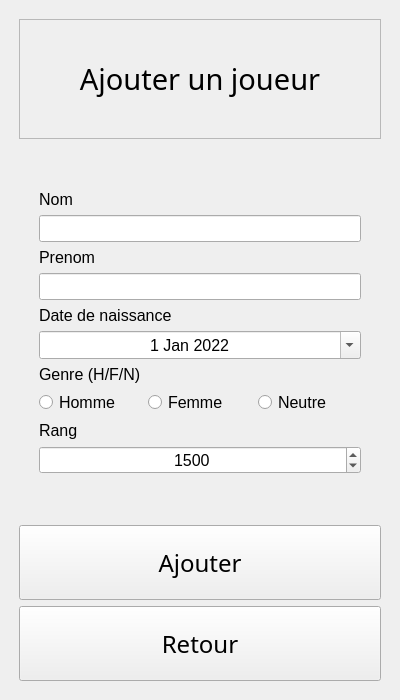
<?xml version="1.0" encoding="UTF-8"?>
<ui version="4.0">
 <class>MainWindow</class>
 <widget class="QMainWindow" name="MainWindow">
  <property name="geometry">
   <rect>
    <x>0</x>
    <y>0</y>
    <width>400</width>
    <height>700</height>
   </rect>
  </property>
  <property name="windowTitle">
   <string>MainWindow</string>
  </property>
  <widget class="QWidget" name="centralwidget">
   <layout class="QGridLayout" name="gridLayout">
    <item row="0" column="0">
     <layout class="QVBoxLayout" name="verticalLayout">
      <property name="leftMargin">
       <number>10</number>
      </property>
      <property name="topMargin">
       <number>10</number>
      </property>
      <property name="rightMargin">
       <number>10</number>
      </property>
      <property name="bottomMargin">
       <number>10</number>
      </property>
      <item>
       <widget class="QLabel" name="label_6">
        <property name="sizePolicy">
         <sizepolicy hsizetype="Preferred" vsizetype="Expanding">
          <horstretch>0</horstretch>
          <verstretch>0</verstretch>
         </sizepolicy>
        </property>
        <property name="minimumSize">
         <size>
          <width>0</width>
          <height>120</height>
         </size>
        </property>
        <property name="font">
         <font>
          <family>Noto Sans</family>
          <pointsize>22</pointsize>
         </font>
        </property>
        <property name="frameShape">
         <enum>QFrame::StyledPanel</enum>
        </property>
        <property name="text">
         <string>Ajouter un joueur</string>
        </property>
        <property name="alignment">
         <set>Qt::AlignCenter</set>
        </property>
       </widget>
      </item>
      <item>
       <layout class="QFormLayout" name="formLayout">
        <property name="sizeConstraint">
         <enum>QLayout::SetMaximumSize</enum>
        </property>
        <property name="rowWrapPolicy">
         <enum>QFormLayout::WrapAllRows</enum>
        </property>
        <property name="labelAlignment">
         <set>Qt::AlignCenter</set>
        </property>
        <property name="formAlignment">
         <set>Qt::AlignCenter</set>
        </property>
        <property name="leftMargin">
         <number>20</number>
        </property>
        <property name="topMargin">
         <number>0</number>
        </property>
        <property name="rightMargin">
         <number>20</number>
        </property>
        <property name="bottomMargin">
         <number>0</number>
        </property>
        <item row="2" column="0">
         <widget class="QLabel" name="label">
          <property name="sizePolicy">
           <sizepolicy hsizetype="Preferred" vsizetype="Minimum">
            <horstretch>0</horstretch>
            <verstretch>0</verstretch>
           </sizepolicy>
          </property>
          <property name="font">
           <font>
            <pointsize>12</pointsize>
           </font>
          </property>
          <property name="layoutDirection">
           <enum>Qt::LeftToRight</enum>
          </property>
          <property name="text">
           <string>Nom</string>
          </property>
          <property name="alignment">
           <set>Qt::AlignCenter</set>
          </property>
         </widget>
        </item>
        <item row="2" column="1">
         <widget class="QLineEdit" name="p_l_name">
          <property name="font">
           <font>
            <pointsize>12</pointsize>
           </font>
          </property>
         </widget>
        </item>
        <item row="3" column="0">
         <widget class="QLabel" name="label_2">
          <property name="font">
           <font>
            <pointsize>12</pointsize>
           </font>
          </property>
          <property name="text">
           <string>Prenom</string>
          </property>
         </widget>
        </item>
        <item row="3" column="1">
         <widget class="QLineEdit" name="p_f_name">
          <property name="font">
           <font>
            <pointsize>12</pointsize>
           </font>
          </property>
         </widget>
        </item>
        <item row="4" column="0">
         <widget class="QLabel" name="label_3">
          <property name="font">
           <font>
            <pointsize>12</pointsize>
           </font>
          </property>
          <property name="text">
           <string>Date de naissance </string>
          </property>
         </widget>
        </item>
        <item row="4" column="1">
         <widget class="QDateEdit" name="p_bday">
          <property name="font">
           <font>
            <pointsize>12</pointsize>
           </font>
          </property>
          <property name="alignment">
           <set>Qt::AlignCenter</set>
          </property>
          <property name="keyboardTracking">
           <bool>true</bool>
          </property>
          <property name="showGroupSeparator" stdset="0">
           <bool>false</bool>
          </property>
          <property name="dateTime">
           <datetime>
            <hour>0</hour>
            <minute>0</minute>
            <second>0</second>
            <year>2022</year>
            <month>1</month>
            <day>1</day>
           </datetime>
          </property>
          <property name="calendarPopup">
           <bool>true</bool>
          </property>
         </widget>
        </item>
        <item row="5" column="0">
         <widget class="QLabel" name="label_5">
          <property name="font">
           <font>
            <pointsize>12</pointsize>
           </font>
          </property>
          <property name="text">
           <string>Genre (H/F/N)</string>
          </property>
         </widget>
        </item>
        <item row="5" column="1">
         <layout class="QHBoxLayout" name="horizontalLayout">
          <item>
           <widget class="QRadioButton" name="rb_h">
            <property name="font">
             <font>
              <pointsize>12</pointsize>
             </font>
            </property>
            <property name="text">
             <string>Homme</string>
            </property>
           </widget>
          </item>
          <item>
           <widget class="QRadioButton" name="rb_f">
            <property name="font">
             <font>
              <pointsize>12</pointsize>
             </font>
            </property>
            <property name="text">
             <string>Femme</string>
            </property>
           </widget>
          </item>
          <item>
           <widget class="QRadioButton" name="rb_n">
            <property name="font">
             <font>
              <pointsize>12</pointsize>
             </font>
            </property>
            <property name="text">
             <string>Neutre</string>
            </property>
           </widget>
          </item>
         </layout>
        </item>
        <item row="6" column="0">
         <widget class="QLabel" name="label_4">
          <property name="font">
           <font>
            <pointsize>12</pointsize>
           </font>
          </property>
          <property name="text">
           <string>Rang</string>
          </property>
         </widget>
        </item>
        <item row="6" column="1">
         <widget class="QSpinBox" name="p_rank">
          <property name="font">
           <font>
            <pointsize>12</pointsize>
           </font>
          </property>
          <property name="alignment">
           <set>Qt::AlignCenter</set>
          </property>
          <property name="maximum">
           <number>3000</number>
          </property>
          <property name="value">
           <number>1500</number>
          </property>
          <property name="displayIntegerBase">
           <number>10</number>
          </property>
         </widget>
        </item>
        <item row="7" column="1">
         <spacer name="verticalSpacer">
          <property name="orientation">
           <enum>Qt::Vertical</enum>
          </property>
          <property name="sizeHint" stdset="0">
           <size>
            <width>20</width>
            <height>40</height>
           </size>
          </property>
         </spacer>
        </item>
        <item row="0" column="1">
         <spacer name="verticalSpacer_2">
          <property name="orientation">
           <enum>Qt::Vertical</enum>
          </property>
          <property name="sizeHint" stdset="0">
           <size>
            <width>20</width>
            <height>40</height>
           </size>
          </property>
         </spacer>
        </item>
       </layout>
      </item>
      <item>
       <widget class="QPushButton" name="add_player">
        <property name="minimumSize">
         <size>
          <width>0</width>
          <height>75</height>
         </size>
        </property>
        <property name="font">
         <font>
          <family>Noto Sans Light</family>
          <pointsize>18</pointsize>
         </font>
        </property>
        <property name="text">
         <string>Ajouter</string>
        </property>
       </widget>
      </item>
      <item>
       <widget class="QPushButton" name="add_player_back">
        <property name="minimumSize">
         <size>
          <width>0</width>
          <height>75</height>
         </size>
        </property>
        <property name="font">
         <font>
          <family>Noto Sans Light</family>
          <pointsize>18</pointsize>
         </font>
        </property>
        <property name="text">
         <string>Retour</string>
        </property>
       </widget>
      </item>
     </layout>
    </item>
   </layout>
  </widget>
 </widget>
 <resources/>
 <connections/>
</ui>
